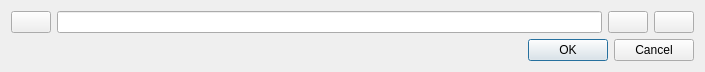
<?xml version="1.0" encoding="UTF-8"?>
<ui version="4.0">
 <class>AlbumLoadDialog</class>
 <widget class="QWidget" name="AlbumLoadDialog">
  <property name="geometry">
   <rect>
    <x>0</x>
    <y>0</y>
    <width>705</width>
    <height>72</height>
   </rect>
  </property>
  <property name="sizePolicy">
   <sizepolicy hsizetype="Fixed" vsizetype="Fixed">
    <horstretch>0</horstretch>
    <verstretch>0</verstretch>
   </sizepolicy>
  </property>
  <property name="windowTitle">
   <string>Form</string>
  </property>
  <layout class="QVBoxLayout" name="verticalLayout">
   <item>
    <layout class="QHBoxLayout" name="horizontalLayout">
     <item>
      <widget class="QPushButton" name="pushButton_3">
       <property name="text">
        <string/>
       </property>
       <property name="icon">
        <iconset theme="QIcon::ThemeIcon::EditPaste"/>
       </property>
      </widget>
     </item>
     <item>
      <widget class="QLineEdit" name="lineEdit"/>
     </item>
     <item>
      <widget class="QPushButton" name="pushButton_2">
       <property name="text">
        <string/>
       </property>
       <property name="icon">
        <iconset theme="QIcon::ThemeIcon::FolderOpen"/>
       </property>
      </widget>
     </item>
     <item>
      <widget class="QPushButton" name="pushButton">
       <property name="text">
        <string/>
       </property>
       <property name="icon">
        <iconset theme="QIcon::ThemeIcon::NetworkWireless"/>
       </property>
      </widget>
     </item>
    </layout>
   </item>
   <item>
    <widget class="QDialogButtonBox" name="buttonBox">
     <property name="standardButtons">
      <set>QDialogButtonBox::StandardButton::Cancel|QDialogButtonBox::StandardButton::Ok</set>
     </property>
    </widget>
   </item>
  </layout>
 </widget>
 <resources/>
 <connections/>
</ui>
